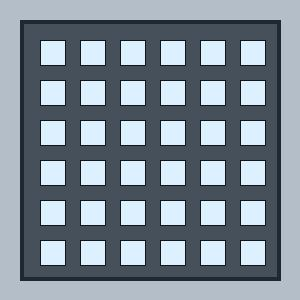
#> input picture artvision/frontend/src/test/fixtures_non_art.jpg, 300 x 300 px
$ python -i color_palette.py   (imports and definitions only)
#> lines starting #> are read from the running program, lines starting #| are printed output that depends on the picture
import os
import math
import yaml
import colorsys
import numpy as np
from PIL import Image
import cv2
from sklearn.cluster import KMeans


class ColorPaletteExtractor:
    """
    K-Means based dominant color extraction in CIELAB color space,
    with near-duplicate cluster merging and rule-based temperature & tone classification.
    """
    def __init__(self, config_path: str = "configs/color.yaml"):
        if isinstance(config_path, str) and os.path.exists(config_path):
            with open(config_path, "r") as f:
                self.config = yaml.safe_load(f)
        elif isinstance(config_path, dict):
            self.config = config_path
        else:
            # Fallback default configuration
            self.config = {
                "palette": {
                    "k_clusters": 5,
                    "max_side": 180,
                    "n_init": 5,
                    "seed": 42,
                    "merge_delta_e_threshold": 12.0
                },
                "temperature": {
                    "warm_hue_ranges": [[0, 65], [330, 360]],
                    "cool_hue_ranges": [[140, 270]],
                    "min_saturation_threshold": 0.15,
                    "min_chroma_threshold": 12.0,
                    "monochrome_max_saturation": 0.14,
                    "monochrome_hue_concentration": 0.85,
                    "dominant_ratio_threshold": 0.60,
                    "ratio_margin": 1.4
                },
                "tone": {
                    "brightness_thresholds": {"dark": 0.35, "light": 0.65},
                    "saturation_thresholds": {"muted": 0.25, "vivid": 0.55},
                    "pastel": {"min_lightness": 0.65, "min_saturation": 0.12, "max_saturation": 0.45}
                }
            }

        self.k_clusters = self.config.get("palette", {}).get("k_clusters", 5)
        self.max_side = self.config.get("palette", {}).get("max_side", 180)
        self.n_init = self.config.get("palette", {}).get("n_init", 5)
        self.seed = self.config.get("palette", {}).get("seed", 42)
        self.merge_delta_e = self.config.get("palette", {}).get("merge_delta_e_threshold", 12.0)

    def preprocess_image(self, image_input):
        """
        Loads and standardizes image:
        - Handles file path or PIL Image
        - Composites alpha transparency onto solid white
        - Detects pure grayscale
        - Downscales longest side to max_side preserving aspect ratio
        - Returns float32 RGB array normalized to [0, 1] and boolean is_grayscale flag
        """
        if isinstance(image_input, str):
            if not os.path.exists(image_input):
                raise FileNotFoundError(f"Image not found at: {image_input}")
            img = Image.open(image_input)
        elif isinstance(image_input, Image.Image):
            img = image_input
        elif isinstance(image_input, np.ndarray):
            img = Image.fromarray(image_input)
        else:
            raise ValueError(f"Unsupported image input type: {type(image_input)}")

        # Check pure grayscale
        is_grayscale = False
        if img.mode in ("L", "1", "I"):
            is_grayscale = True
        elif img.mode == "RGB":
            # Quick check if channels are identical
            arr = np.array(img)
            if np.all(arr[:, :, 0] == arr[:, :, 1]) and np.all(arr[:, :, 1] == arr[:, :, 2]):
                is_grayscale = True

        # Handle alpha channel (composite onto solid white)
        if img.mode in ("RGBA", "LA") or (img.mode == "P" and "transparency" in img.info):
            img = img.convert("RGBA")
            bg = Image.new("RGBA", img.size, (255, 255, 255, 255))
            bg.paste(img, mask=img.split()[-1])
            img = bg.convert("RGB")
        else:
            img = img.convert("RGB")

        # Downscale preserving aspect ratio
        w, h = img.size
#> w = 300; h = 300
        if max(w, h) > self.max_side:
            scale = self.max_side / max(w, h)
#> scale = 0.6
            new_w = max(1, int(round(w * scale)))
#> new_w = 180
            new_h = max(1, int(round(h * scale)))
#> new_h = 180
            img = img.resize((new_w, new_h), Image.Resampling.BILINEAR)
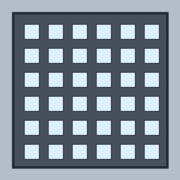
#> img: PIL image 180x180 RGB; mean R, G, B 127.3, 139.2, 149.9

        rgb_norm = np.array(img, dtype=np.float32) / 255.0
        return rgb_norm, is_grayscale

    def extract_palette(self, image_input, k: int = None):
        """
        Extracts dominant colors in CIELAB space, merges near-duplicates,
        and returns list of swatches with hex, rgb, and pixel percentage.
        """
        if k is None:
            k = self.k_clusters

        rgb_norm, is_grayscale = self.preprocess_image(image_input)
#> is_grayscale = False
        h, w, _ = rgb_norm.shape
#> h = 180; w = 180
        pixels_rgb = rgb_norm.reshape(-1, 3)

        # Convert to CIELAB (OpenCV expects float32 in [0, 1] range)
        pixels_lab = cv2.cvtColor(rgb_norm, cv2.COLOR_RGB2LAB).reshape(-1, 3)

        # Check number of unique colors
        unique_colors = np.unique(pixels_lab, axis=0)
#> unique_colors = 406 rows, first 8: [14.62, -1.17, -7.89], [15.09, -1.19, -7.88], [15.56, -1.22, -7.84], [16.03, -1.23, -7.83], [16.49, -1.25, -7.81], [18.37, -1.27, -7.72], [19.29, -1.31, -7.67], [19.74, -1.3, -7.66]
        n_unique = len(unique_colors)
#> n_unique = 406
        k_actual = max(1, min(k, n_unique))
#> k_actual = 5

        # K-Means clustering in CIELAB
        kmeans = KMeans(
            n_clusters=k_actual,
            random_state=self.seed,
            n_init=self.n_init
        )
        kmeans.fit(pixels_lab)

        centers_lab = kmeans.cluster_centers_
#> centers_lab = [[32.7, -1.44, -7.21], [76.97, -1.55, -6.32], [93.67, -3.55, -8.61], [19.24, -1.28, -7.69], [44.4, -2.34, -7.02]]
        labels = kmeans.labels_

        counts = np.bincount(labels, minlength=k_actual)
#> counts = [14968, 8723, 6084, 1304, 1321]
        weights = counts.astype(float) / float(len(labels))
#> weights = [0.462, 0.269, 0.188, 0.0402, 0.0408]

        # Merge near-duplicate clusters (perceptual distance Delta-E < threshold in CIELAB)
        merged_centers = [list(c) for c in centers_lab]
#> merged_centers has the same summary as centers_lab
        merged_weights = list(weights)
#> merged_weights = [0.462, 0.269, 0.188, 0.0402, 0.0408]

        if self.merge_delta_e > 0:
            while len(merged_centers) > 1:
                # Find closest pair
                min_dist = float("inf")
                min_pair = None
                for i in range(len(merged_centers)):
                    for j in range(i + 1, len(merged_centers)):
                        dist = math.sqrt(sum((a - b) ** 2 for a, b in zip(merged_centers[i], merged_centers[j])))
                        if dist < min_dist:
                            min_dist = dist
                            min_pair = (i, j)

                if min_dist < self.merge_delta_e and min_pair is not None:
                    i, j = min_pair
                    w_i, w_j = merged_weights[i], merged_weights[j]
                    w_tot = w_i + w_j
                    # Weighted centroid in LAB
                    new_center = [
                        (w_i * merged_centers[i][dim] + w_j * merged_centers[j][dim]) / w_tot
                        for dim in range(3)
                    ]
                    merged_centers[i] = new_center
                    merged_weights[i] = w_tot
                    del merged_centers[j]
                    del merged_weights[j]
                else:
                    break
#> this loop made 2 passes
#> (i, j, w_i, w_j, w_tot, new_center) on pass 1: (0, 4, 0.462, 0.0408, 0.503, [33.65, -1.52, -7.19])
#> after the loop, merged_centers = [[33.65, -1.52, -7.19], [76.97, -1.55, -6.32], [93.67, -3.55, -8.61], [19.24, -1.28, -7.69]]; merged_weights = [0.503, 0.269, 0.188, 0.0402]

        # Normalize weights to sum exactly to 1.0
        tot_w = sum(merged_weights)
#> tot_w = 1
        if tot_w > 0:
            merged_weights = [w / tot_w for w in merged_weights]

        # Convert centroids back from CIELAB to sRGB
        palette = []
        for lab_c, weight in zip(merged_centers, merged_weights):
            lab_arr = np.array([[lab_c]], dtype=np.float32)
            rgb_float = cv2.cvtColor(lab_arr, cv2.COLOR_LAB2RGB)[0, 0]

            r = int(round(np.clip(rgb_float[0], 0.0, 1.0) * 255))
            g = int(round(np.clip(rgb_float[1], 0.0, 1.0) * 255))
            b = int(round(np.clip(rgb_float[2], 0.0, 1.0) * 255))
            hex_code = f"#{r:02x}{g:02x}{b:02x}"

            # Hue, Saturation from HSV; Lightness from CIELAB L*
            h, s, v = colorsys.rgb_to_hsv(r / 255.0, g / 255.0, b / 255.0)
            hue_deg = float(h * 360.0)
            lightness = float(np.clip(lab_c[0] / 100.0, 0.0, 1.0))
            saturation = float(np.clip(s, 0.0, 1.0))

            # CIELAB chroma
            chroma = math.sqrt(lab_c[1] ** 2 + lab_c[2] ** 2)

            palette.append({
                "hex": hex_code,
                "rgb": [r, g, b],
                "percent": round(float(weight), 4),
                "hue": round(hue_deg, 2),
                "lightness": round(lightness, 4),
                "saturation": round(saturation, 4),
                "chroma": round(float(chroma), 2)
            })
#> this loop made 4 passes
#> (weight, lab_arr, rgb_float, r, g, b, hex_code, h) on passes 1 to 4: (0.503, [[33.65, -1.52, -7.19]], [0.275, 0.315, 0.354], 70, 80, 90, '#46505a', 0.583), (0.269, [[76.97, -1.55, -6.32]], [0.71, 0.75, 0.79], 181, 191, 202, '#b5bfca', 0.587), (0.188, [[93.67, -3.55, -8.61]], [0.866, 0.94, 0.992], 221, 240, 253, '#ddf0fd', 0.568), (0.0402, [[19.24, -1.28, -7.69]], [0.149, 0.187, 0.226], 38, 48, 58, '#26303a', 0.583)
#> after the loop, palette = 4 items

        # Sort descending by percent
        palette.sort(key=lambda x: x["percent"], reverse=True)
        return palette, is_grayscale

    # [151 lines left out: functions classify_temperature_and_tone, analyze_image, not called in this run]

>>> import cv2
>>> picture = cv2.cvtColor(cv2.imread('../../frontend/src/test/fixtures_non_art.jpg'), cv2.COLOR_BGR2RGB)
>>> result = ColorPaletteExtractor().extract_palette(picture)
